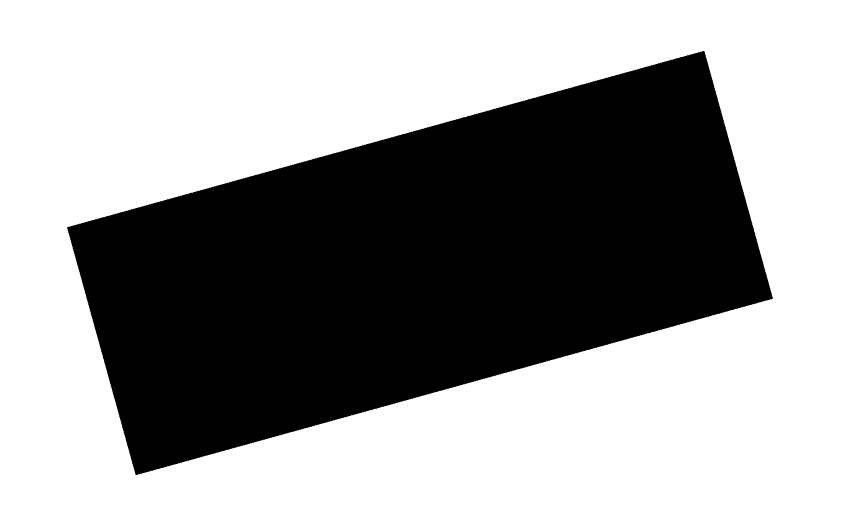
#> input picture 20221206/edge.jpg, 862 x 523 px
$ python '모서리감지.py'
#> lines starting #> are read from the running program, lines starting #| are printed output that depends on the picture; after the words box and inside, x2 and y2 are one past the last pixel; in counts of white or black regions, pixels touching at a corner belong together
### 20221206/utils.py
import cv2


def image_show(image):
    cv2.imshow("show", image)
    cv2.waitKey(0)

### 20221206/모서리감지.py
import cv2
import numpy as np
from utils import image_show
# 모서리 감지
image_path = "./edge.jpg"

image_read = cv2.imread(image_path)
#> image_read is the input picture: shape (523, 862, 3); min 0, max 255, mean 158.8

image_gray = cv2.cvtColor(image_read, cv2.COLOR_BGR2GRAY)
image_gray = np.float32(image_gray)

block_size = 10  # 모서리 감지 매개 변수 설정
aperture = 29
free_parameter = 0.04

detector_response = cv2.cornerHarris(
    image_gray, block_size, aperture, free_parameter)
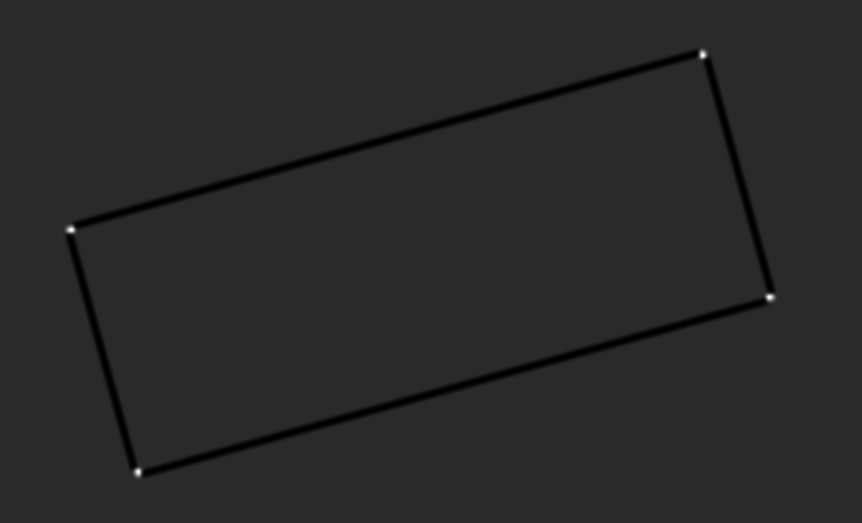
#> detector_response: shape (523, 862) float32; min -6.53e+36, max 3.26e+37, mean nan; drawn with min black and max white

print(detector_response)
#> (printed output is left out)

threshold = 0.02
image_read[detector_response > threshold *
           detector_response.max()] = [255, 255, 255]
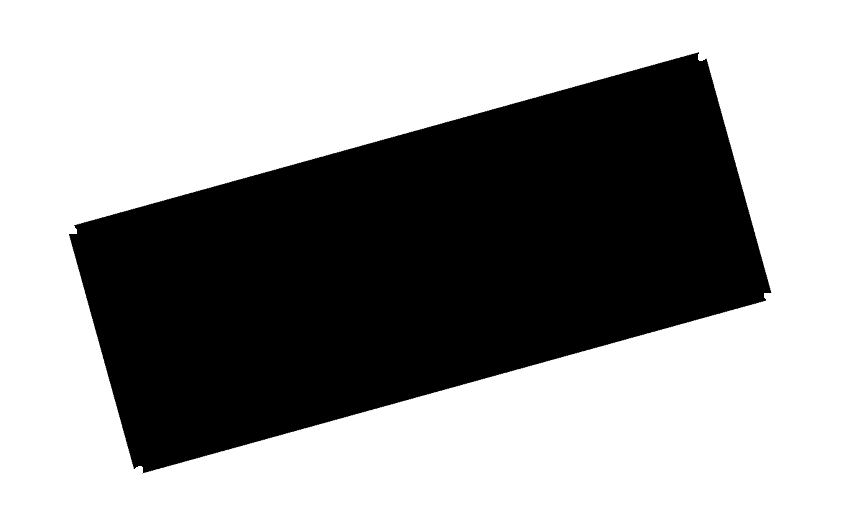
#> image_read: shape (523, 862, 3); 0.06% of pixels changed, all inside (x1, y1, x2, y2) = (67, 51, 773, 475)

image_gray = cv2.cvtColor(image_read, cv2.COLOR_BGR2GRAY)
image_show(image_gray)
